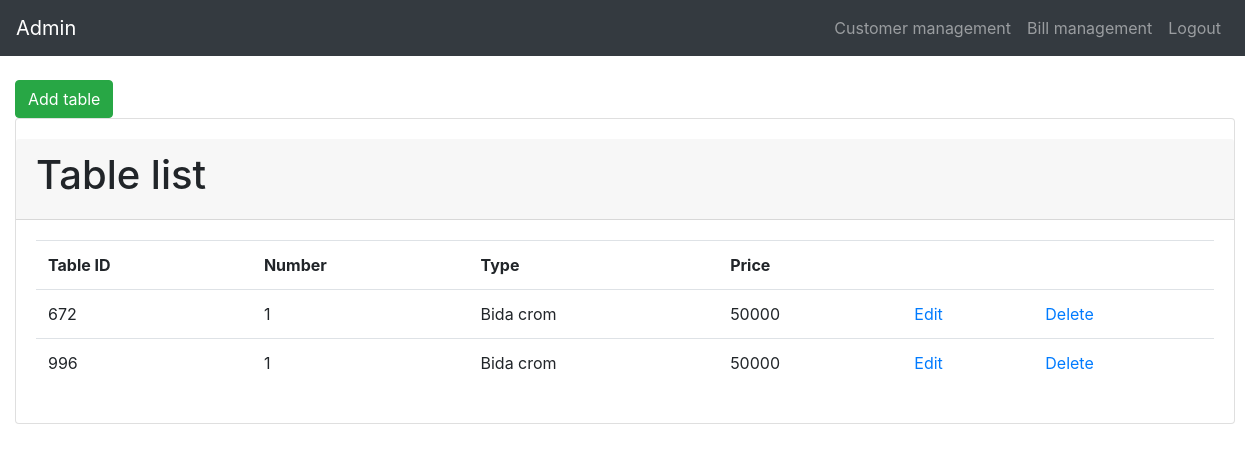
/Sourcecode/admin.php, run on an earlier commit of the app's database.
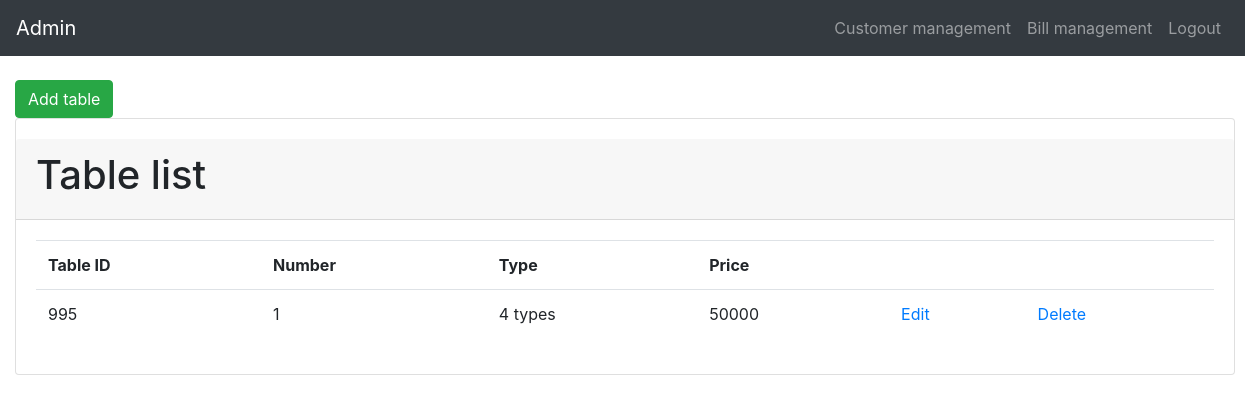
And on a later commit of the database.
### tables this page shows
CREATE TABLE `billiards` (
  `tableID` int(11) NOT NULL,
  `numbers` int(11) NOT NULL,
  `types` varchar(1024) NOT NULL,
  `prices` float NOT NULL
);

### Sourcecode/admin.php (the view, shortened to what this page needs)
<!DOCTYPE html>
<html lang="en">
<head>
  <link rel="stylesheet" href="https://maxcdn.bootstrapcdn.com/bootstrap/4.5.2/css/bootstrap.min.css">
</head>
<body>
    <body style="height:1500px">
    <nav class="navbar navbar-expand-md bg-dark navbar-dark fixed-top">
        <a class="navbar-brand" href="admin.php">Admin</a>
        <div class="collapse navbar-collapse" id="collapsibleNavbar">
            <ul class="navbar-nav ml-auto">
                <li class="nav-item">
                    <a class="nav-link" href="customer.php">Customer management</a>
                </li>
				<li class="nav-item">
                    <a class="nav-link" href="bill.php">Bill management</a>
                </li>
                <li class="nav-item">
                    <a class="nav-link" href="logout.php">Logout</a>
                </li>
            </ul>
        </div>
    </nav>
    <div class="container-fluid" style="margin-top:80px">
		<a class="btn btn-success" href="index_table.php?page_layout=add_table">Add table</a>
        <div class="card" style="width:1220px;padding-top:20px">
			<div class="card-header">
				<h1>Table list</h1>
			</div>
            <div class="card-body">
				<table class="table">
					<tr>
                        <th style="margin:auto">Table ID</th>
						<th style="margin:auto">Number</th>
						<th style="margin:auto">Type</th>
						<th style="margin:auto">Price</th>
						<th></th>
						<th></th>
					</tr>
					<?php
					$host = "localhost";
					$user = "root";
					$pass = "";
					$database = "database";
					$ketnoi = new mysqli($host,$user,$pass,$database);
                    mysqli_set_charset($ketnoi,"utf8");
					$truyvan = "SELECT * FROM `billiards`";
					$data = mysqli_query($ketnoi,$truyvan);
					while($row = mysqli_fetch_assoc($data)){
					?>
						<tr>
							<td style="margin:auto"><?php echo "".$row["tableID"]; ?></td>
							<td style="margin:auto"><?php echo "".$row["numbers"]; ?></td>
							<td style="margin:auto"><?php echo "".$row["types"]; ?></td>
							<td style="margin:auto"><?php echo "".$row["prices"]; ?></td>
							<td><a href="index_table.php?page_layout=ed_table&id=<?php echo $row['tableID']?>">Edit</a></td>
							<td><a onclick="return Del('<?php echo $row['tableID']; ?>')" href="index_table.php?page_layout=del_table&id=<?php echo $row['tableID']?>">Delete</a></td>
						</tr>
					<?php } ?>
				</table>
			</div>
        </div>
    </div>
</body>
</html>

What changed in the data, as far as the page shows it:
removed billiards: tableID "672", numbers "1", types "Bida crom", prices "50000"
removed billiards: tableID "996", numbers "1", types "Bida crom", prices "50000"
added billiards: tableID "995", numbers "1", types "4 types", prices "50000"
